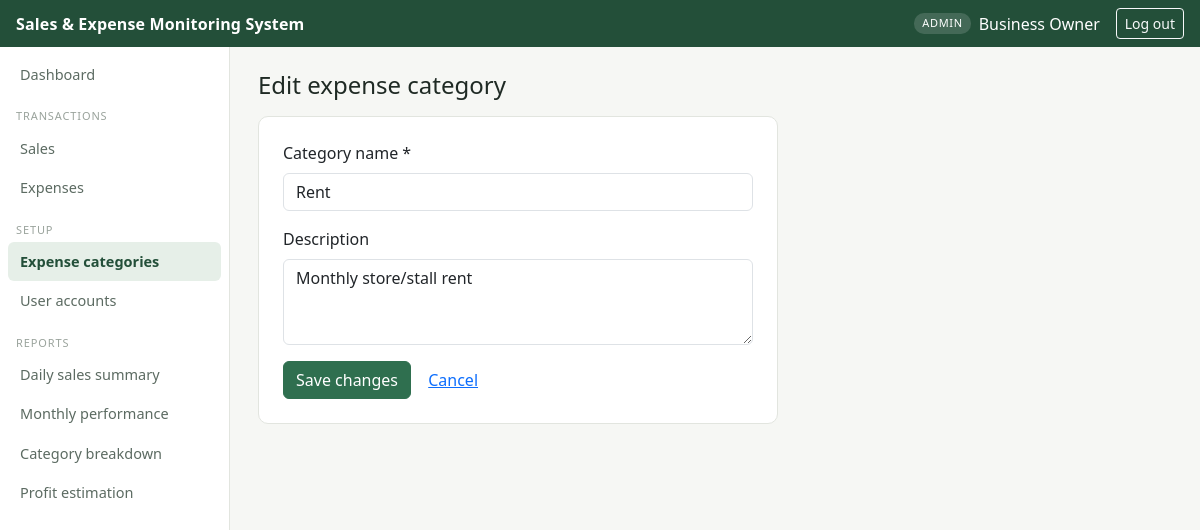
Screenshot of /app/modules/categories/edit.php?id=1 (signed in) with the database file from the repository.
### tables this page shows
CREATE TABLE expense_categories (
    category_id     INT AUTO_INCREMENT PRIMARY KEY,
    category_name   VARCHAR(50)  NOT NULL UNIQUE,
    description     VARCHAR(150) NULL,
    created_by      INT NOT NULL,
    created_at      TIMESTAMP NOT NULL DEFAULT CURRENT_TIMESTAMP,
    CONSTRAINT fk_category_creator
        FOREIGN KEY (created_by) REFERENCES users(user_id)
        ON UPDATE CASCADE ON DELETE RESTRICT
);

### app/modules/categories/edit.php (the view, shortened to what this page needs)
<?php
require_once __DIR__ . '/../../includes/auth.php';
$id = (int) ($_GET['id'] ?? $_POST['category_id'] ?? 0);
$stmt = $conn->prepare('SELECT * FROM expense_categories WHERE category_id = ?');
$stmt->bind_param('i', $id);
$stmt->execute();
$category = $stmt->get_result()->fetch_assoc();
$name = $category['category_name'];
$description = $category['description'];
include __DIR__ . '/../../includes/header.php';
?>
<h1 class="h4 mb-3">Edit expense category</h1>
<div class="card p-4" style="max-width: 520px;">
  <form method="post" novalidate>
    <div class="mb-3">
      <label class="form-label">Category name *</label>
      <input type="text" name="category_name" class="form-control" required maxlength="50"
             value="<?= htmlspecialchars($name) ?>">
    </div>
    <div class="mb-3">
      <label class="form-label">Description</label>
      <textarea name="description" class="form-control" rows="3" maxlength="150"><?= htmlspecialchars($description) ?></textarea>
    </div>
    <button type="submit" class="btn btn-brand">Save changes</button>
    <a href="list.php" class="btn btn-link">Cancel</a>
  </form>
</div>
<?php include __DIR__ . '/../../includes/footer.php'; ?>

### app/assets/css/style.css (style rules this page uses)
:root { --ink: #1f2a24; --ink-muted: #5c6b62; --surface: #f6f7f4; --card: #ffffff; --line: #e2e5df; --accent: #2f6f4f; --accent-dark: #234f39; --accent-soft: #e6efe8; --warn: #b5651d; --danger: #a3342b; }
body { background: var(--surface); color: var(--ink); font-family: "Segoe UI", Roboto, -apple-system, sans-serif; }
.card { border: 1px solid var(--line); border-radius: 10px; }
.btn-brand { background: var(--accent); border-color: var(--accent); color: #fff; }

### rows the page displays
expense_categories: category_name "Rent", description "Monthly store/stall rent"

### other values shown
$user['role'] "ADMIN"
$user['full_name'] "Business Owner"
